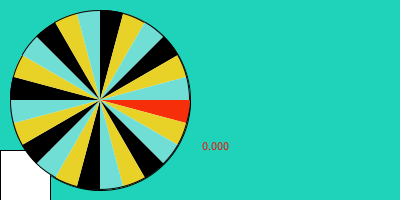
Frame 1 (no input)
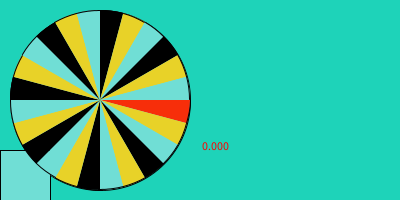
Frame 60 (the mouse pressed at the canvas centre just before this capture)
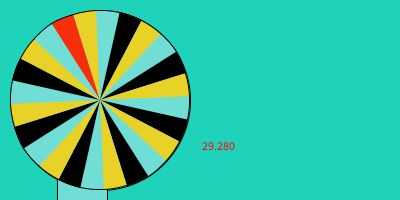
Frame 120 (the mouse held since frame 60 and released just before this capture)

The Processing sketch that drew these frames (run headless with seeded random() and noise(); from frame 60 on, the mouse is pressed at the canvas centre):

// Processing sketch: sketch_21610m_p_autoturntable_cube_move
// ── sketch_21610m_p_autoturntable_cube_move.pde
void setup(){
 size(400,200); 
}
float start=0,v=0,x=0;//v=旋轉速度
void mousePressed(){
   v=random(1) ;
}
void draw(){
  background(#1ED3B9);
  ellipse(100,100,180,180);//圓心 寬 高
  if(v > 0.001){//速度一直*0.99會慢下來
    start +=v;//位置 速度 加速度
    v*=0.99;//摩擦力
    x+= v*2;//移動方塊
  }   
 // fill(255,0,0);float start=mouseX/50.0;if(start<10)start+=0.01;
  rect(x,150,50,50);
  fill(255,0,0);text(start,200,150);
  for(int i=0;i<24;i++){
    float shift=2*PI*i/24.0;//等於PI/12
    if(i%3==0)fill(0);
    if(i%3==1)fill(#E8D228);
    if(i%3==2)fill(#70DED5);
    if(i==0)fill(#F72E0A);
    arc(100,100,180,180,shift+0+start,shift+PI/12+start);
  }//圓弧 寬，高 開始 結束
}
